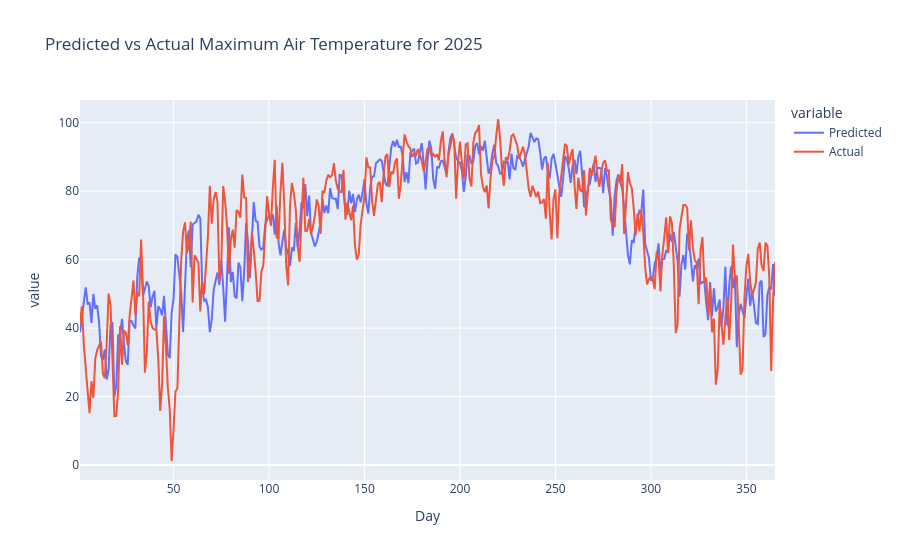

The notebook cell saved with this chart:
### Markdown cell above
We can plot the predicted results as well

### Code cell
# Plot results using plotly and compare to 2025 actual data
# Load 2025 data
mhk2025 = pd.read_csv("mhk2025.csv")

# Create a DataFrame for plotting
plot_df = pd.DataFrame({
    "Day": list(results.keys()),
    "Predicted": list(results.values()),
    "Actual": mhk2025["AirTemperatureMax"]
})

# Plotting
fig = px.line(plot_df, x="Day", y=["Predicted", "Actual"], title="Predicted vs Actual Maximum Air Temperature for 2025")
fig.show()

### Figure 1 — Plotly figure (JSON) as saved in the notebook; plotly's stock layout.template omitted (floating-point values rounded to 4 significant figures; data arrays with more than 128 entries replaced by an {"elided": "..."} marker saying what was removed)
{"data": [{"hovertemplate": "variable=Predicted<br>Day=%{x}<br>value=%{y}<extra></extra>", "legendgroup": "Predicted", "line": {"color": "#636efa", "dash": "solid"}, "marker": {"symbol": "circle"}, "mode": "lines", "name": "Predicted", "orientation": "v", "showlegend": true, "type": "scatter", "x": {"elided": "365 int values"}, "xaxis": "x", "y": {"elided": "365 float values"}, "yaxis": "y"}, {"hovertemplate": "variable=Actual<br>Day=%{x}<br>value=%{y}<extra></extra>", "legendgroup": "Actual", "line": {"color": "#EF553B", "dash": "solid"}, "marker": {"symbol": "circle"}, "mode": "lines", "name": "Actual", "orientation": "v", "showlegend": true, "type": "scatter", "x": {"elided": "365 int values"}, "xaxis": "x", "y": {"elided": "365 float values"}, "yaxis": "y"}], "layout": {"legend": {"title": {"text": "variable"}, "tracegroupgap": 0}, "title": {"text": "Predicted vs Actual Maximum Air Temperature for 2025"}, "xaxis": {"anchor": "y", "domain": [0, 1], "title": {"text": "Day"}}, "yaxis": {"anchor": "x", "domain": [0, 1], "title": {"text": "value"}}}}
